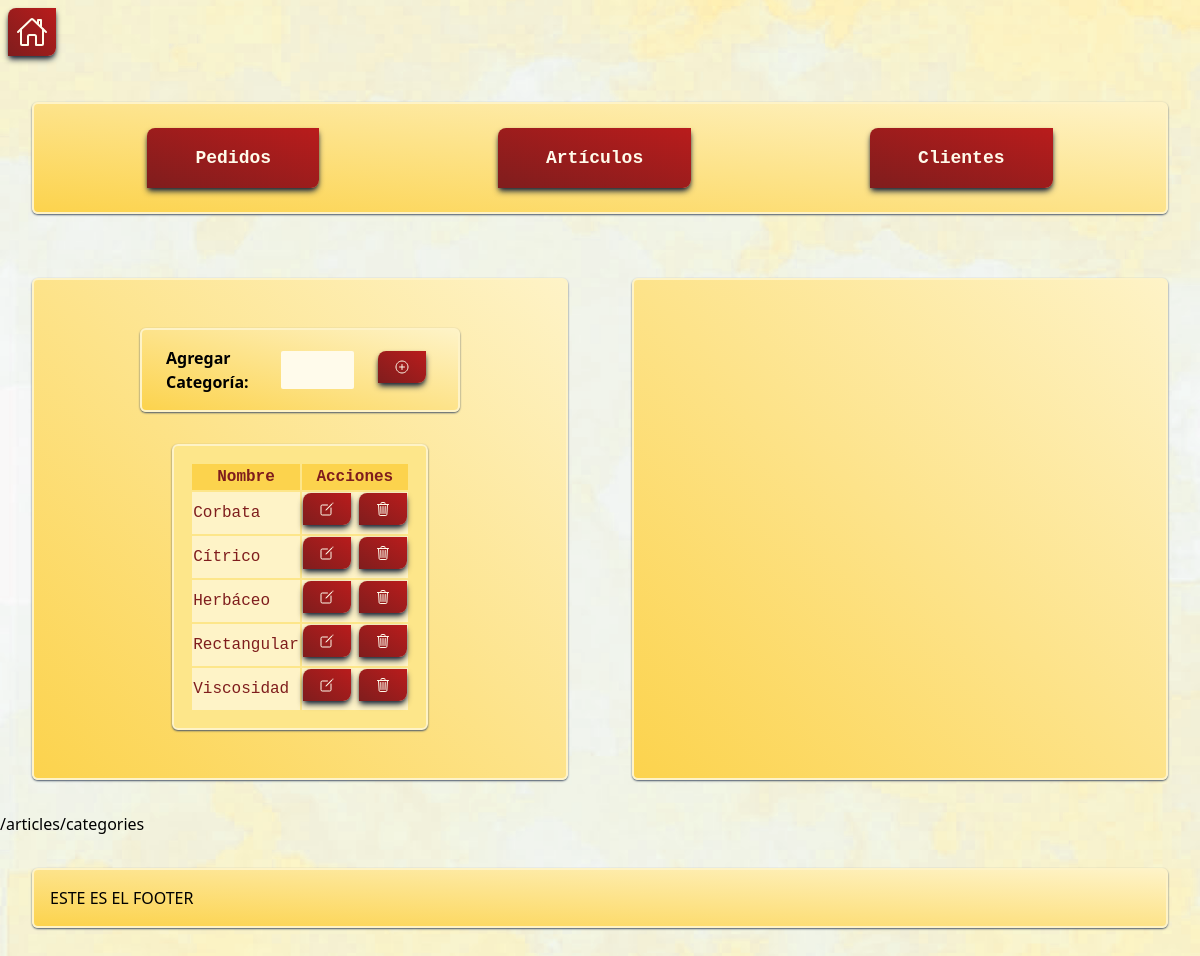
The app's page /articles/categories (signed in) with its own data.
### articles/models.py (models this page shows, shortened)
class Category(models.Model):
    name = models.CharField(max_length=100, unique=True)
    class Meta:
        verbose_name = 'Categoría'
        verbose_name_plural = 'Categorías'
        ordering = ['name']

### articles/views.py (the view)
# urls.py: path('articles/categories', articles_views.articles_categories, name="categories"),
def articles_categories(request):
    template = "categories.html"
    categories = Category.objects.all()
    context = {}
    context["categories"] = categories
    return render_login_required(request, template, context)

### articles/utils.py (called while the page is built)
@login_required
def render_login_required(request, template: str,context: dict):
    return render(request, template, context)

### articles/templates/articles/categories.html (shortened to what this page needs)
{% extends './header.html' %}
{% block content_two %}
    <div id="articles_category_value_section">
        {% include 'categories_table.html' %}
    </div>
{% endblock %}

### articles/templates/articles/partials/categories_table.html (shortened to what this page needs)
<div id="categories_table" class="overflow-x-auto">
    <div class="flex flex-col md:flex-row" class="md:flex md:justify-center">
        <div class="md:w-1/2 bg-gradient-to-tr from-amber-300 to-amber-100 rounded-md  border-2 p-4 m-8 shadow-slate-600 shadow-sm border-separate border-amber-100">
            <div class="max-w-xs mx-auto flex justify-center items-center space-x-4 bg-gradient-to-tr from-amber-300 to-amber-100 rounded-md  border-2 p-4 m-8 shadow-slate-600 shadow-sm border-separate border-amber-100">
                <label class="text-black font-sans font-bold mx-2" for="category_name_new">Agregar Categoría:</label>
                {% if article_to_update %}
                    <form hx-post="{% url 'category_create' art_id=article_to_update.id%}" hx-headers='{"X-CSRFToken": "{{ csrf_token }}"}' hx-swap="outerHTML" hx-target="#articles_category_value_section" hx-include="[name='category_name_new']" class="flex justify-between">
                        <input type="text" class="w-full mr-2 bg-amber-50 rounded-sm px-2 mx-2" name="category_name_new" id="category_name_new">
                        <button  ion-button icon-only type="submit">
                            <ion-icon title="Crear Categoría" class="mx-4 text-amber-50 rounded-tl-lg rounded-br-lg bg-gradient-to-tr from-red-900 to-red-700 px-4 py-2 shadow-md shadow-slate-800 transition hover:-translate-y-0.5 duration-300 hover:shadow-xl hover:shadow-slate-400 cursor-pointer" name="add-circle-outline"></ion-icon>
                        </button>
                    </form>
                {% else %}
                    <form hx-post="{% url 'category_create' %}" hx-headers='{"X-CSRFToken": "{{ csrf_token }}"}' hx-swap="outerHTML" hx-target="#articles_category_value_section" hx-include="[name='category_name_new']" class="flex justify-between">
                        <input type="text" class="w-full mr-2 bg-amber-50 rounded-sm px-2 mx-2" name="category_name_new" id="category_name_new">
                        <button  ion-button icon-only type="submit">
                            <ion-icon title="Crear Categoría" class="mx-4 text-amber-50 rounded-tl-lg rounded-br-lg bg-gradient-to-tr from-red-900 to-red-700 px-4 py-2 shadow-md shadow-slate-800 transition hover:-translate-y-0.5 duration-300 hover:shadow-xl hover:shadow-slate-400 cursor-pointer" name="add-circle-outline"></ion-icon>
                        </button>
                    </form>
                {% endif %}
            </div>
            {% if categories %}
                <table class="mx-auto table-auto font-mono text-red-900  shadow-slate-600 shadow-sm bg-amber-200 border-separate border-2 border-amber-100 rounded-md p-4 m-8">
                    <thead class="p-3 m-3">
                        <tr class="bg-amber-300">
                            <th>Nombre</th>
                            <th>Acciones</th>
                        </tr>
                    </thead>
                    <tbody class="bg-amber-100">
                    {% for category in categories %}
                        <tr>
                            <td>{{category.name}}</td>
                            <td class="flex justify-between">
                                {% if article_to_update %}
                                    <form hx-get="{% url 'category_update' external_link="False" cat_id=category.id art_id=article_to_update.id %}" hx-swap="outerHTML" hx-target="#articles_category_value_section" >
                                        <button ion-button icon-only type="submit">
                                            <ion-icon name="create-outline"
                                            class="text-amber-50 rounded-tl-lg rounded-br-lg bg-gradient-to-tr from-red-900 to-red-700 px-4 py-2 shadow-md shadow-slate-800 transition hover:-translate-y-0.5 duration-300 hover:shadow-xl hover:shadow-slate-400 cursor-pointer mr-2"
                                            ></ion-icon>
                                        </button>
                                    </form>
                                    <form hx-delete="{% url 'category_delete' cat_id=category.id art_id=article_to_update.id %}" hx-headers='{"X-CSRFToken": "{{ csrf_token }}"}' hx-swap="outerHTML" hx-target="#articles_category_value_section" hx-confirm="¿Está seguro de que desea eliminar la categoría: {{category.name}}?">
                                        <button type="submit" ion-button icon-only >
                                            <ion-icon name="trash-outline"
                                            class="text-amber-50 rounded-tl-lg rounded-br-lg bg-gradient-to-tr from-red-900 to-red-700 px-4 py-2 shadow-md shadow-slate-800 transition hover:-translate-y-0.5 duration-300 hover:shadow-xl hover:shadow-slate-400 cursor-pointer"
                                            ></ion-icon>
                                        </button>
                                    </form>
                                {% else %}
                                    <form hx-get="{% url 'category_update' external_link="False" cat_id=category.id  %}" hx-swap="outerHTML" hx-target="#articles_category_value_section" >
                                        <button ion-button icon-only type="submit">
                                            <ion-icon name="create-outline"
                                            class="text-amber-50 rounded-tl-lg rounded-br-lg bg-gradient-to-tr from-red-900 to-red-700 px-4 py-2 shadow-md shadow-slate-800 transition hover:-translate-y-0.5 duration-300 hover:shadow-xl hover:shadow-slate-400 cursor-pointer mr-2"
                                            ></ion-icon>
                                        </button>
                                    </form>
                                    <form hx-delete="{% url 'category_delete' cat_id=category.id %}" hx-headers='{"X-CSRFToken": "{{ csrf_token }}"}' hx-swap="outerHTML" hx-target="#articles_category_value_section" hx-confirm="¿Está seguro de que desea eliminar la categoría: {{category.name}}?">
                                        <button type="submit" ion-button icon-only >
                                            <ion-icon name="trash-outline"
                                            class="text-amber-50 rounded-tl-lg rounded-br-lg bg-gradient-to-tr from-red-900 to-red-700 px-4 py-2 shadow-md shadow-slate-800 transition hover:-translate-y-0.5 duration-300 hover:shadow-xl hover:shadow-slate-400 cursor-pointer"
                                            ></ion-icon>
                                        </button>
                                    </form>
                                {% endif %}
                            </td>
                        </tr>
                    {% endfor %}
                    </tbody>
                </table>
            {% endif %}
        </div>
        <div class="md:w-1/2 bg-gradient-to-tr from-amber-300 to-amber-100 rounded-md  border-2 p-4 m-8 shadow-slate-600 shadow-sm border-separate border-amber-100">
        </div>
    </div>
</div>

### static/css/styles.css (style rules this page uses)
ion-icon { pointer-events: none; }

### records on screen
Category: name "Corbata"
Category: name "Cítrico"
Category: name "Herbáceo"
Category: name "Rectangular"
Category: name "Viscosidad"

### other values on screen
{{ request.path }} "/articles/categories"
